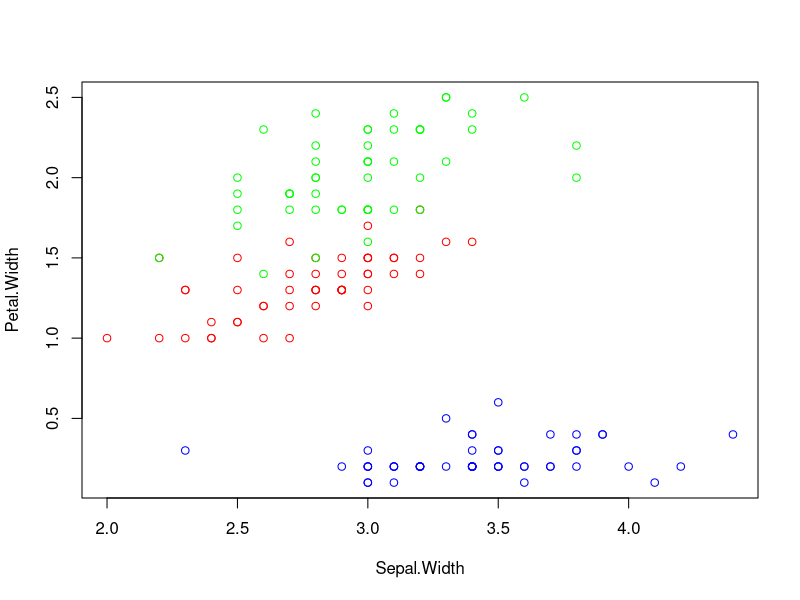

R code for this plot:
head(iris)
col = c('blue', 'red', 'green')
plot(Petal.Width ~ Sepal.Width, data = iris, col = col[unclass(iris$Species)])

# Define function for kNN
knn.classify = function(test.x, train.x, train.y, k) {
  n = nrow(train.x)
  p = ncol(train.x)
  stopifnot(length(train.y) == n, length(test.x) == p)  # Verification
  d = rep(0, n)
  for (i in 1:n)
    d[i] = sqrt(sum((test.x - train.x[i, ])^2))  # Distance
  o = order(d)
  nn = o[1:k]
  t = table(train.y[nn])
  return(names(which.max(t)))
}

# Define the number of neighbors
k = 11

# Define the features and response variables
train.x = iris[, c('Sepal.Width', 'Petal.Width')]
train.y = iris$Species

# Define the number of test points
n_test = nrow(iris)

# vector to store the predicted classes
predicted_classes = character(n_test)

# Loop through each test point
for (i in 1:n_test) {
  test_point = iris[i, c('Sepal.Width', 'Petal.Width')]
  predicted_classes[i] =knn.classify(test_point, train.x, train.y, k)
}

# Calculate the accuracy
actual_classes =iris$Species
accuracy = (sum(predicted_classes == actual_classes) / n_test)*100

# Print the accuracy
cat("Accuracy of kNN model on the Iris dataset:", accuracy, "%\n")



